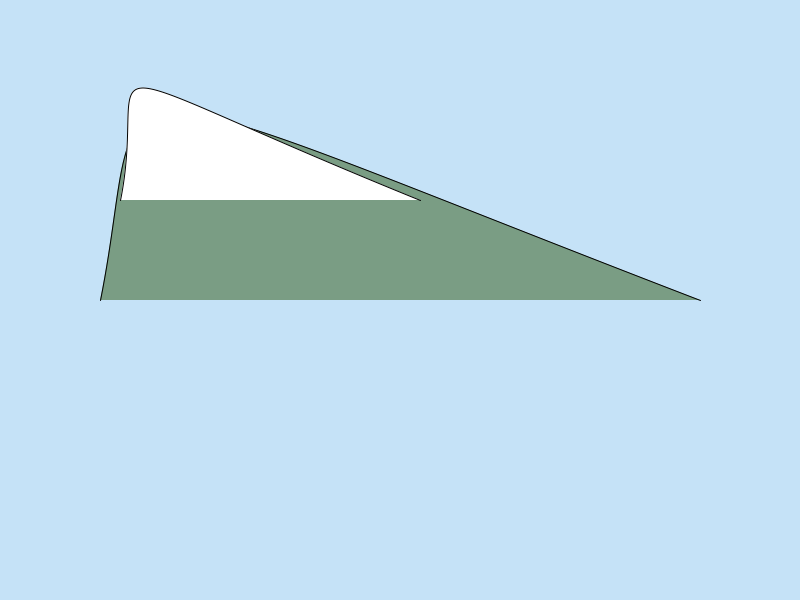
Frame 1 (no input)
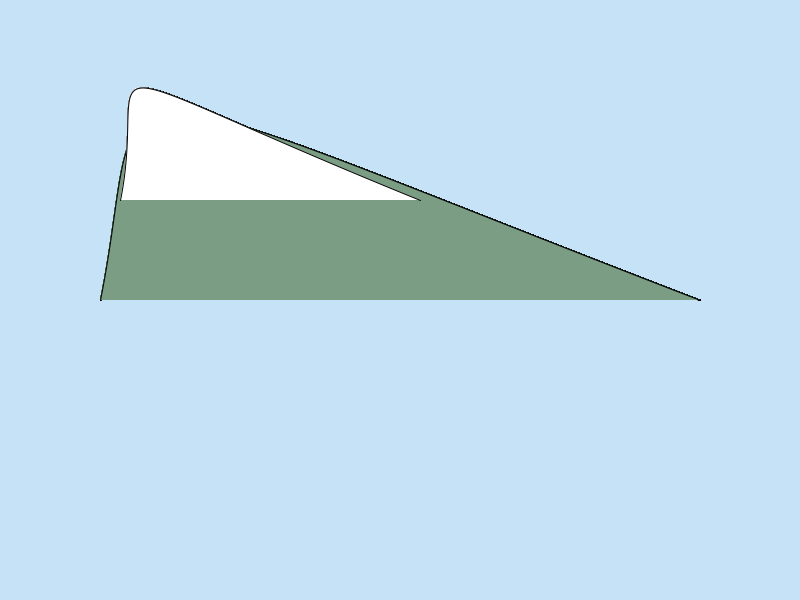
Frame 60 (the mouse pressed at the canvas centre just before this capture)
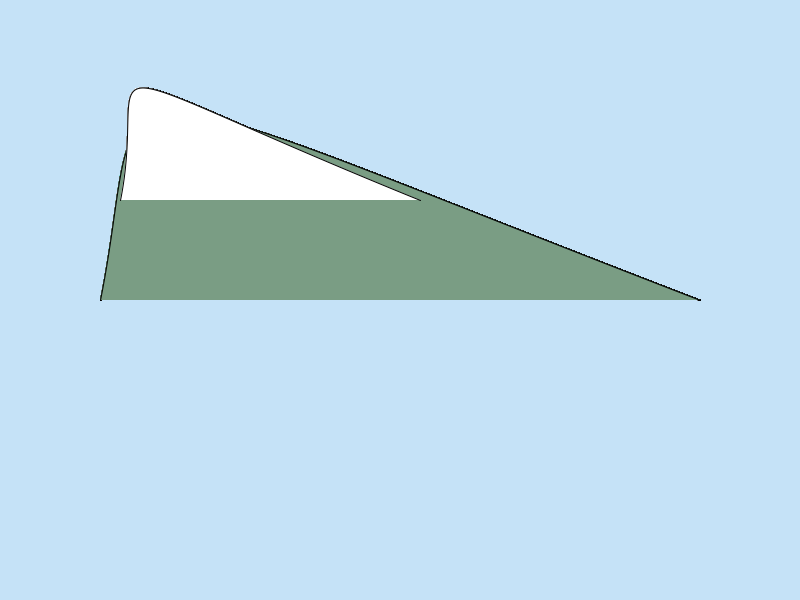
Frame 120 (the mouse held since frame 60 and released just before this capture)

The Processing sketch that drew these frames (run headless with seeded random() and noise(); from frame 60 on, the mouse is pressed at the canvas centre):

// Processing sketch: processing_73986
// ── processing_73986.pde

void setup () {
size (800,600);
background (197,226,247);
}
void draw(){
  fill (122,157,132);
  bezier (100,300,150,50,50,50,700,300);

  fill (255);
  bezier (120,200,150,50,50,50,420,200);
}
